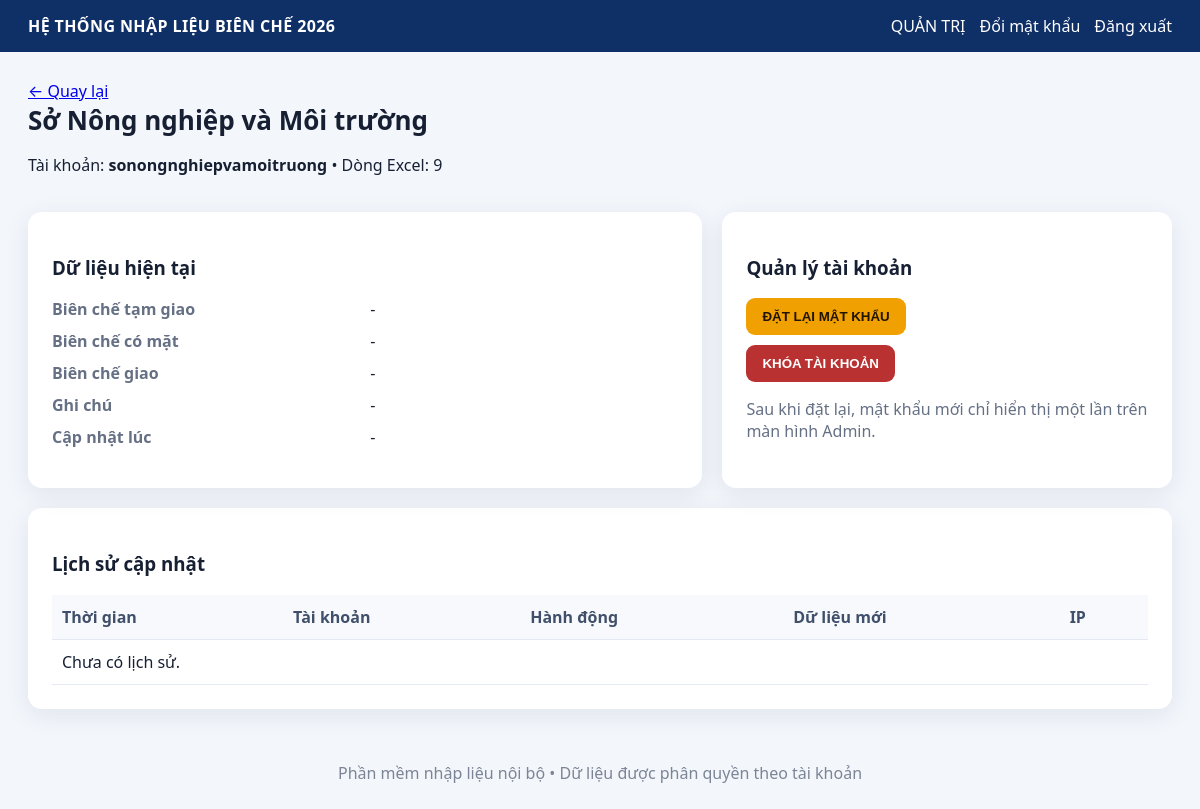
The app's page /admin/unit/4 (signed in) with its own data.
### tables this page shows
CREATE TABLE departments (
        id INTEGER PRIMARY KEY AUTOINCREMENT,
        name TEXT NOT NULL UNIQUE,
        excel_row INTEGER NOT NULL UNIQUE,
        active INTEGER NOT NULL DEFAULT 1
    );

CREATE TABLE users (
        id INTEGER PRIMARY KEY AUTOINCREMENT,
        username TEXT NOT NULL UNIQUE,
        password_hash TEXT NOT NULL,
        role TEXT NOT NULL CHECK(role IN ('admin','department')),
        department_id INTEGER,
        must_change_password INTEGER NOT NULL DEFAULT 1,
        failed_attempts INTEGER NOT NULL DEFAULT 0,
        locked_until TEXT,
        active INTEGER NOT NULL DEFAULT 1,
        created_at TEXT NOT NULL,
        FOREIGN KEY(department_id) REFERENCES departments(id)
    );

### app.py (the view)
@app.route('/admin/unit/<int:department_id>')
@admin_required
def admin_unit(department_id):
    conn = db()
    unit = conn.execute('''SELECT d.*, u.username, u.id AS user_id, u.active AS user_active,
                          s.* FROM departments d LEFT JOIN users u ON u.department_id=d.id
                          LEFT JOIN submissions s ON s.department_id=d.id WHERE d.id=?''', (department_id,)).fetchone()
    logs = conn.execute('''SELECT a.*, u.username FROM audit_logs a LEFT JOIN users u ON u.id=a.user_id
                           WHERE a.department_id=? ORDER BY a.id DESC LIMIT 50''', (department_id,)).fetchall()
    conn.close()
    if not unit: abort(404)
    return render_template('admin_unit.html', unit=unit, logs=logs)

### app.py (called while the page is built)
def db():
    conn = sqlite3.connect(DB_PATH)
    conn.row_factory = sqlite3.Row
    conn.execute('PRAGMA foreign_keys = ON')
    return conn

def current_user():
    uid = session.get('user_id')
    if not uid:
        return None
    conn = db()
    row = conn.execute('''SELECT u.*, d.name AS department_name, d.excel_row
                          FROM users u LEFT JOIN departments d ON d.id=u.department_id
                          WHERE u.id=? AND u.active=1''', (uid,)).fetchone()
    conn.close()
    return row

def admin_required(fn):
    @wraps(fn)
    def wrapper(*args, **kwargs):
        u = current_user()
        if not u:
            return redirect(url_for('login'))
        if u['role'] != 'admin':
            abort(403)
        return fn(*args, **kwargs)
    return wrapper

def csrf_token():
    token = session.get('_csrf_token')
    if not token:
        token = secrets.token_urlsafe(32)
        session['_csrf_token'] = token
    return token

@app.before_request
def csrf_protect():
    if request.method == 'POST':
        sent = request.form.get('_csrf_token', '')
        expected = session.get('_csrf_token', '')
        if not sent or not expected or not secrets.compare_digest(sent, expected):
            abort(400, description='Phiên làm việc không hợp lệ. Vui lòng tải lại trang và thử lại.')

@app.context_processor
def inject_user():
    return {'me': current_user(), 'csrf_token': csrf_token}

### templates/admin_unit.html
{% extends 'base.html' %}{% block content %}<div class="page-head"><div><a href="{{ url_for('admin_dashboard') }}">← Quay lại</a><h1>{{ unit['name'] }}</h1><p>Tài khoản: <b>{{ unit['username'] }}</b> • Dòng Excel: {{ unit['excel_row'] }}</p></div></div>
<div class="two-col"><div class="card"><h3>Dữ liệu hiện tại</h3><dl><dt>Biên chế tạm giao</dt><dd>{{ unit['temp_quota'] if unit['temp_quota'] is not none else '-' }}</dd><dt>Biên chế có mặt</dt><dd>{{ unit['present_count'] if unit['present_count'] is not none else '-' }}</dd><dt>Biên chế giao</dt><dd>{{ unit['assigned_quota'] if unit['assigned_quota'] is not none else '-' }}</dd><dt>Ghi chú</dt><dd>{{ unit['note'] or '-' }}</dd><dt>Cập nhật lúc</dt><dd>{{ (unit['updated_at'] or '-')|replace('T',' ') }}</dd></dl></div><div class="card"><h3>Quản lý tài khoản</h3><form method="post" action="{{ url_for('reset_password', user_id=unit['user_id']) }}" onsubmit="return confirm('Đặt lại mật khẩu tài khoản này?')"><input type="hidden" name="_csrf_token" value="{{ csrf_token() }}"><button class="button warning" type="submit">ĐẶT LẠI MẬT KHẨU</button></form><form method="post" action="{{ url_for('toggle_user', user_id=unit['user_id']) }}" onsubmit="return confirm('Thay đổi trạng thái tài khoản?')"><input type="hidden" name="_csrf_token" value="{{ csrf_token() }}"><button class="button {{ 'danger' if unit['user_active'] else 'success' }}" type="submit">{{ 'KHÓA TÀI KHOẢN' if unit['user_active'] else 'MỞ TÀI KHOẢN' }}</button></form><p class="muted">Sau khi đặt lại, mật khẩu mới chỉ hiển thị một lần trên màn hình Admin.</p></div></div>
<div class="card table-wrap"><h3>Lịch sử cập nhật</h3><table><thead><tr><th>Thời gian</th><th>Tài khoản</th><th>Hành động</th><th>Dữ liệu mới</th><th>IP</th></tr></thead><tbody>{% for l in logs %}<tr><td>{{ l['created_at']|replace('T',' ') }}</td><td>{{ l['username'] }}</td><td>{{ l['action'] }}</td><td>{{ l['new_data'] }}</td><td>{{ l['ip_address'] }}</td></tr>{% else %}<tr><td colspan="5">Chưa có lịch sử.</td></tr>{% endfor %}</tbody></table></div>{% endblock %}

### static/style.css (style rules this page uses)
:root { font-family:system-ui,-apple-system,Segoe UI,Roboto,sans-serif;color:#172033;background:#f3f6fb }
* { box-sizing:border-box }
body { margin:0 }
.card { background:white;border-radius:14px;padding:24px;box-shadow:0 6px 24px #18315316;margin-bottom:20px }
.muted,small { color:#657085 }
h1 { margin:0 0 10px;font-size:26px }
button,.button { border:0;border-radius:9px;padding:11px 16px;font-weight:800;text-decoration:none;display:inline-block;cursor:pointer }
.warning { background:#f0a000;color:#211400 }
.danger { background:#b93131;color:white }
.page-head { display:flex;justify-content:space-between;align-items:center;gap:18px;margin-bottom:20px }
.table-wrap { overflow:auto }
table { width:100%;border-collapse:collapse }
th,td { padding:11px 10px;border-bottom:1px solid #e5eaf2;text-align:left;white-space:nowrap }
th { background:#f7f9fc;color:#40506a }
.two-col { display:grid;grid-template-columns:1.2fr .8fr;gap:20px }
dl { display:grid;grid-template-columns:1fr 1fr;gap:10px }
dt { font-weight:700;color:#667085 }
dd { margin:0 }
.two-col form { margin:10px 0 }

### records on screen
departments: name "Sở Nông nghiệp và Môi trường", excel_row "9"
users: username "sonongnghiepvamoitruong", active "KHÓA TÀI KHOẢN"

### other values on screen
{{ me['department_name'] or 'QUẢN TRỊ' }} "QUẢN TRỊ"
{{ unit['temp_quota'] if unit['temp_quota'] is not none else '-' }} "-"
{{ unit['present_count'] if unit['present_count'] is not none else '-' }} "-"
{{ unit['assigned_quota'] if unit['assigned_quota'] is not none else '-' }} "-"
{{ unit['note'] or '-' }} "-"
{{ (unit['updated_at'] or '-')|replace('T',' ') }} "-"
